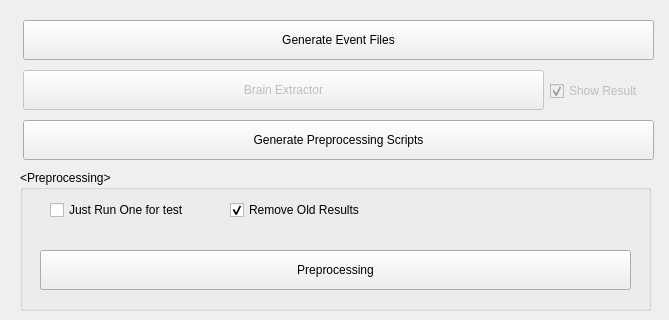
   <widget class="QWidget" name="tab_4">
    <attribute name="title">
     <string>Run</string>
    </attribute>
    <widget class="QPushButton" name="btnEvent">
     <property name="enabled">
      <bool>true</bool>
     </property>
     <property name="geometry">
      <rect>
       <x>23</x>
       <y>20</y>
       <width>631</width>
       <height>40</height>
      </rect>
     </property>
     <property name="text">
      <string>Generate Event Files</string>
     </property>
    </widget>
    <widget class="QPushButton" name="btnExtractor">
     <property name="enabled">
      <bool>false</bool>
     </property>
     <property name="geometry">
      <rect>
       <x>23</x>
       <y>70</y>
       <width>521</width>
       <height>40</height>
      </rect>
     </property>
     <property name="text">
      <string>Brain Extractor</string>
     </property>
    </widget>
    <widget class="QPushButton" name="btnPreprocessScripts">
     <property name="enabled">
      <bool>true</bool>
     </property>
     <property name="geometry">
      <rect>
       <x>23</x>
       <y>120</y>
       <width>631</width>
       <height>40</height>
      </rect>
     </property>
     <property name="text">
      <string>Generate Preprocessing Scripts</string>
     </property>
    </widget>
    <widget class="QCheckBox" name="cbShowResult">
     <property name="enabled">
      <bool>false</bool>
     </property>
     <property name="geometry">
      <rect>
       <x>550</x>
       <y>80</y>
       <width>110</width>
       <height>22</height>
      </rect>
     </property>
     <property name="text">
      <string>Show Result</string>
     </property>
     <property name="checked">
      <bool>true</bool>
     </property>
    </widget>
    <widget class="QGroupBox" name="groupBox_5">
     <property name="geometry">
      <rect>
       <x>20</x>
       <y>170</y>
       <width>631</width>
       <height>141</height>
      </rect>
     </property>
     <property name="title">
      <string>&lt;Preprocessing&gt;</string>
     </property>
     <widget class="QCheckBox" name="cbJustRun">
      <property name="geometry">
       <rect>
        <x>30</x>
        <y>30</y>
        <width>171</width>
        <height>20</height>
       </rect>
      </property>
      <property name="text">
       <string>Just Run One for test</string>
      </property>
     </widget>
     <widget class="QCheckBox" name="cbRemoveOlds">
      <property name="geometry">
       <rect>
        <x>210</x>
        <y>30</y>
        <width>160</width>
        <height>20</height>
       </rect>
      </property>
      <property name="text">
       <string>Remove Old Results</string>
      </property>
      <property name="checked">
       <bool>true</bool>
      </property>
     </widget>
     <widget class="QPushButton" name="btnPreprocess">
      <property name="enabled">
       <bool>true</bool>
      </property>
      <property name="geometry">
       <rect>
        <x>20</x>
        <y>80</y>
        <width>591</width>
        <height>40</height>
       </rect>
      </property>
      <property name="text">
       <string>Preprocessing</string>
      </property>
     </widget>
    </widget>
   </widget>
